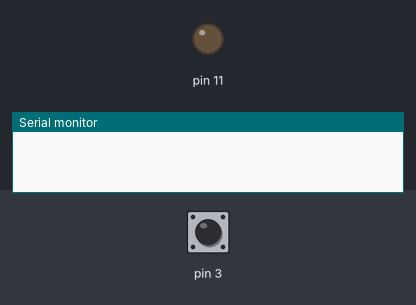
A sketch run on a simulated Arduino Uno, built with avr-gcc and run on an emulated ATmega328P. Parts: output pins drawn as LEDs (lit = HIGH), the last lines printed to the serial monitor. The test bench sets the inputs (shaded band); at power-on: pin 3 HIGH.

Above: at 1.2 s.
1.3 s: pin 3 driven LOW
At 1.7 s:
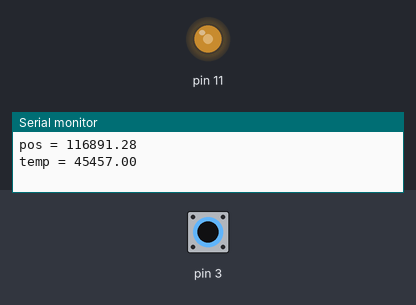
2.8 s: pin 3 pulsed HIGH 2 times (0.12 s each, 0.3 s apart)
At 3.6 s:
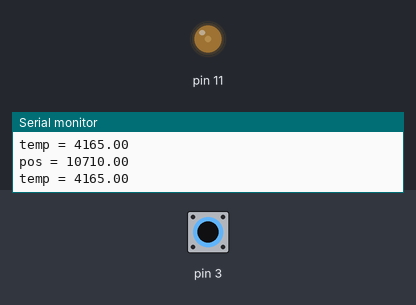
4.9 s: pin 3 pulsed HIGH 5 times (0.12 s each, 0.3 s apart)
At 7.3 s:
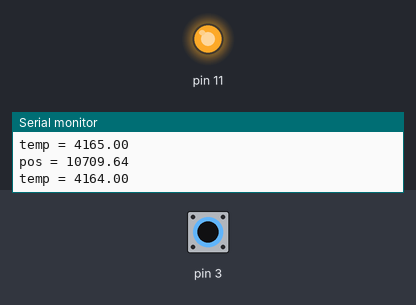
Timing chart, 0 to 8.8 s (numbered marks = the images above; inputs shaded):
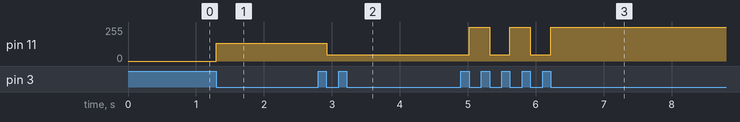

The sketch:

Lecture_servo.ino
```cpp
bool B2;
float pos = 0;
long ttimer = 0;
long timer1 = 0;
long timer2 = 0;
long timetrans = 0;
float temp = 0;
float tension = 0;
float imagetension =0;

// the setup function runs once when you press reset or power the board
void setup()
{
  pinMode(3, INPUT);
  pinMode(11,OUTPUT);
  Serial.begin(9600);
}

// the loop function runs over and over again forever
void loop()
{


  B2 = digitalRead(3);
  do
  {
    B2 = digitalRead(3);
  }
  while(B2 == LOW);

  timer1 = micros();
  do
  {
    B2 = digitalRead(3);
  }
  while (B2 == HIGH);
  timer2 = micros();

  ttimer = timer2 - timer1;


  ttimer = ttimer - 1000;
  pos = ttimer * 0.09;

  if (timer1 = timetrans + 500000)
  {

    Serial.print("pos = ");
    Serial.println(pos);
    temp = (ttimer*7/200) ;
    Serial.print("temp = ");
    Serial.println(temp);

    imagetension = (temp * 1023.0/5.0)/4;

    analogWrite(11, imagetension);
    timetrans = timer1;
  }


}
```

Measured:
- after the input at 1.3 s, pin 11: 0/255 → 133/255 at once
- after the input at 2.8 s, pin 11: 133/255 → 47/255 after 0.12 s
- after the input at 4.9 s, pin 11: alternates 252/255 for 0.30 s and 47/255 for 0.30 s, 5 changes in all, then stays 252/255, starting after 0.12 s
